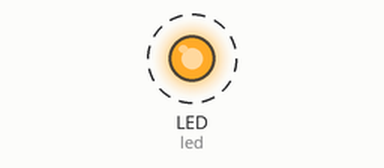
Recording of a program running on a simulated CircuitPython board. Shown: output pins drawn as LEDs (lit = HIGH). Dashed ring = blinking. What the program prints to the serial console is not drawn.

Above: at 0.2 s.
Timing chart, 0 to 3.0 s (numbered marks = the images above):
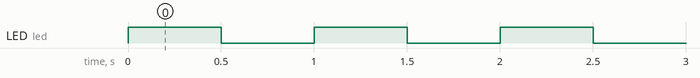

The program:

blink.py
```python
# built-in LED blink
# Pi Pico W using CircuitPython

import time # type: ignore
import board # type: ignore
import digitalio # type: ignore

led = digitalio.DigitalInOut(board.LED)
led.direction = digitalio.Direction.OUTPUT # set the direction of the pin

while True:
    led.value = True # turn the LED on
    print(1)
    time.sleep(0.5) # wait for 0.5 seconds
    led.value = False # turn the LED off
    print(0)
    time.sleep(0.5) # wait for 0.5 seconds
```

Measured:
- by itself, LED (led): alternates HIGH for 0.50 s and LOW for 0.50 s
